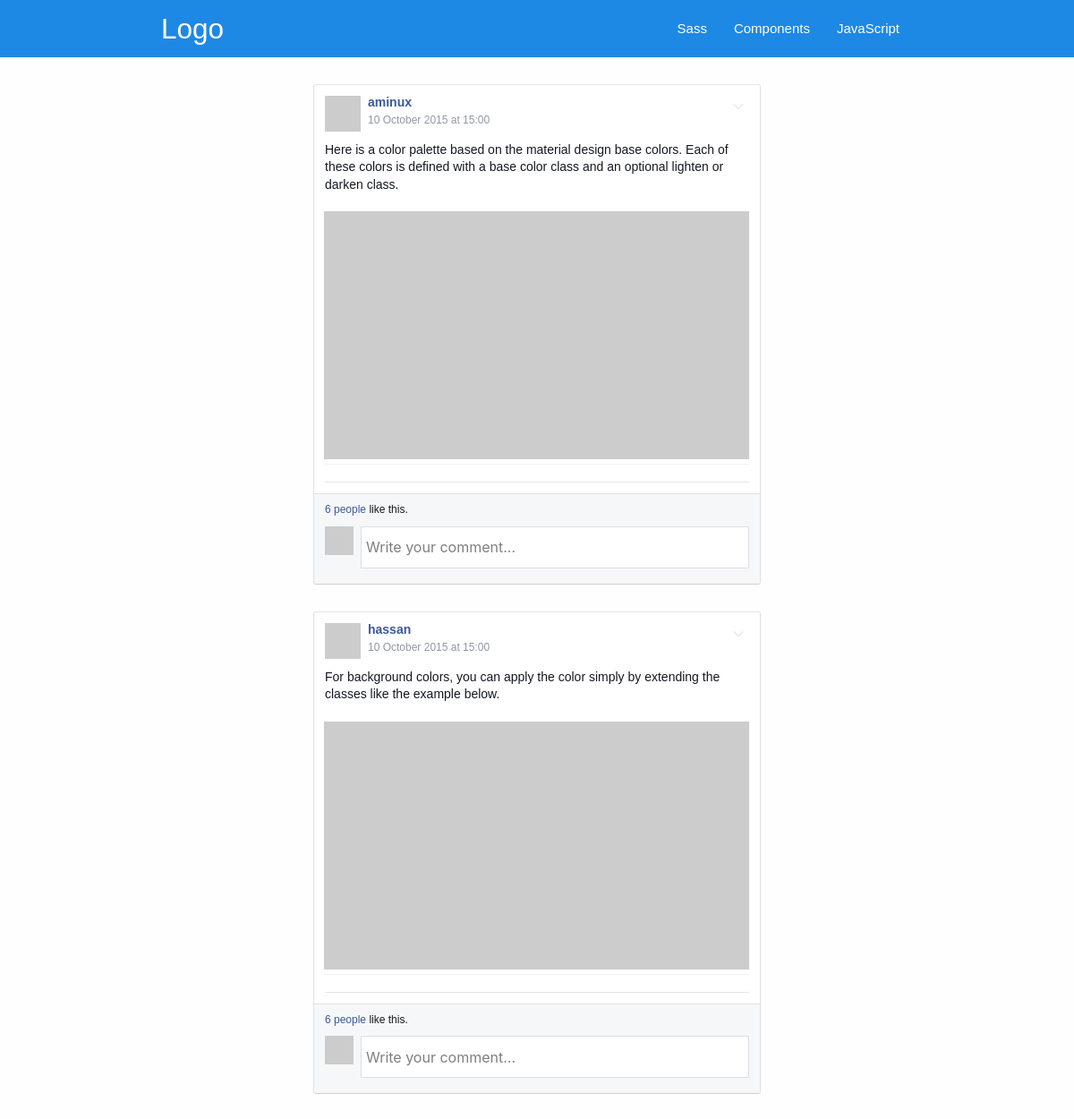
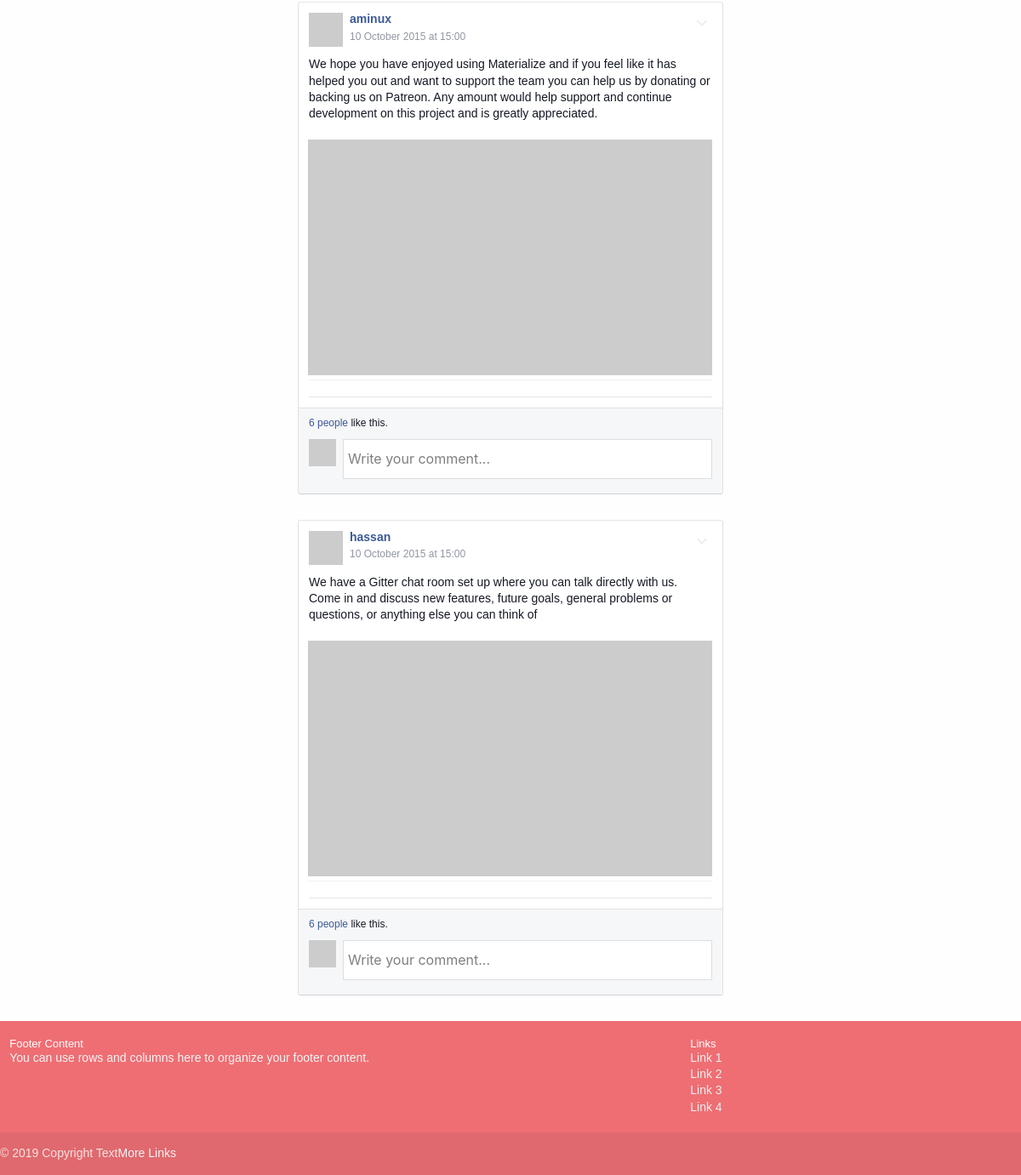
The page /pages/ on the database its author committed (2 pictures, top to bottom).
### pages/models.py (models this page shows)
class Post(models.Model):
    title = models.CharField(max_length=200)
    content = models.TextField()
    date_posted = models.DateTimeField(default=timezone.now)
    author = models.ForeignKey(User, on_delete=models.CASCADE)

### pages/views.py (the view)
# urls.py: path('', views.home, name="home-page"),
def home(request):
    context = {
        'posts': Post.objects.all()  # will loop using the key
    }
    return render(request, 'pages/home.html', context)

### pages/templates/pages/home.html
{% extends 'pages/base.html' %} {% block content %} {% for post in posts%}
<div class="facebook-box">
  <div class="content">
    <div class="right-icon">
      <i class="material-icons">keyboard_arrow_down</i>
    </div>
    <div class="row header">
      <div class="avatar">
        <img src="http://placehold.it/40x40" alt="" />
      </div>
      <div class="name">
        <h5>
          <a href="http://khoipro.com" target="_blank">{{ post.author }}</a>
        </h5>
        <span class="sub">10 October 2015 at 15:00</span>
      </div>
    </div>
    <div class="row text">
    {{post.content}}
    </div>
    <div class="row thumbnail">
      <img src="http://placehold.it/600x350" alt="" />
    </div>
    <hr />
  </div>
  <div class="footer">
    <a href="#">6 people</a> like this.
    <div class="row">
      <div class="small-avatar">
        <img src="http://placehold.it/32x32" alt="" />
      </div>
      <div class="write-comment">
        <input type="text" placeholder="Write your comment..." />
      </div>
    </div>
  </div>
</div>
{%endfor %} {% endblock content %}

### pages/templates/pages/base.html (shortened to what this page needs)
{% load static %}
<!DOCTYPE html>
<html lang="en">
  <head>
    <link
      rel="stylesheet"
      href="https://cdnjs.cloudflare.com/ajax/libs/materialize/1.0.0/css/materialize.min.css"
    />
    <link rel="stylesheet" href="{% static 'pages/css/main.css' %}" />
  </head>
  <body>
    <nav class="z-depth-0">
      <div class="nav-wrapper blue darken-1  ">
        <div class="container ">
          <a href="#" class="brand-logo">Logo</a>
          <ul id="nav-mobile" class="right hide-on-med-and-down">
            <li><a href="sass.html ">Sass</a></li>
            <li><a href="badges.html">Components</a></li>
            <li><a href="collapsible.html">JavaScript</a></li>
          </ul>
        </div>
      </div>
    </nav>
    <div class="uk-container uk-container-small">
      {% block content %} {% endblock content %}
    </div>
    <footer class="page-footer">
      <div class="uk-container uk-container-small">
        <div class="row">
          <div class="col l6 s12">
            <h5 class="white-text">Footer Content</h5>
            <p class="grey-text text-lighten-4">
              You can use rows and columns here to organize your footer content.
            </p>
          </div>
          <div class="col l4 offset-l2 s12">
            <h5 class="white-text">Links</h5>
            <ul>
              <li><a class="grey-text text-lighten-3" href="#!">Link 1</a></li>
              <li><a class="grey-text text-lighten-3" href="#!">Link 2</a></li>
              <li><a class="grey-text text-lighten-3" href="#!">Link 3</a></li>
              <li><a class="grey-text text-lighten-3" href="#!">Link 4</a></li>
            </ul>
          </div>
        </div>
      </div>
      <div class="footer-copyright">
        <div class="uk-container uk-container-small">
          © 2019 Copyright Text
          <a class="grey-text text-lighten-4 right" href="#!">More Links</a>
        </div>
      </div>
    </footer>
  </body>
</html>

### pages/static/pages/css/main.css (style rules this page uses)
* { padding: 0; margin: 0; }
body { font-family: Georgia, 'Times New Roman', Times, serif; line-height: 1.3em; }
body { background: #fefeff; font-family: helvetica, arial, sans-serif; color: #141823; font-size: 14px; line-height: 1.38; }
h1, h2, h3, h4, h5, h6 { font-size: 13px; color: #141823; margin: 0; padding: 0; }
a { color: #3b5998; cursor: pointer; text-decoration: none; }
hr { line-height: 1px; height: 1px; color: rgba(0, 0, 0, 0.1); background: rgba(0, 0, 0, 0.1); border: 0; }
img { width: 100%; }
.facebook-box { width: 500px; margin: 30px auto; background: #fff; border: 1px solid; border-color: #e5e6e9 #dfe0e4 #d0d1d5; border-radius: 3px; }
.facebook-box .right-icon { float: right; width: 24px; height: 24px; color: #eee; cursor: pointer; }
.facebook-box .content { padding: 12px; }
.facebook-box .row.header { max-height: 40px; margin-bottom: 11px; }
.facebook-box .header .avatar { float: left; width: 40px; height: 40px; margin-right: 8px; }
.facebook-box .header .name { width: calc(100% - 40px - 8px); }
.facebook-box .header .name h5 { margin-bottom: 2px; font-weight: 700; font-size: 14px; }
.facebook-box .header .name span { color: #9197a3; font-size: 12px; }
.facebook-box .thumbnail { margin-top: 10px; margin-left: -1px; box-shadow: 0 1px 1px rgba(0, 0, 0, 0.05); }
.facebook-box .footer { border-top: 1px solid #e1e2e3; margin: 0; padding: 9px 12px 7px 12px; font-size: 12px; background-color: #f6f7f8; border-radius: 0 0 3px 3px; color: #141823; overflow: hidden; }
.facebook-box .footer .row { margin-top: 10px; margin-bottom: 2px; overflow: hidden; }
.facebook-box .footer .small-avatar { width: 32px; height: 32px; float: left; margin-right: 8px; }
.facebook-box .footer .write-comment input[type='text'] { background: #fff; border: 1px solid #dcdee3; padding: 0 7px 0px 5px; min-height: 16px; width: calc(100% - 32px - 22px); float: left; }

### pages/static/pages/css/login.css (style rules this page uses)
::placeholder { color: rgb(128, 126, 126); }

### rows shown on the page
Post: author "aminux", content "Here is a color palette based on the material design base colors. Each of these colors is defined with a base color class and an optional lighten or darken class."
Post: author "hassan", content "For background colors, you can apply the color simply by extending the classes like the example below."
Post: author "aminux", content "We hope you have enjoyed using Materialize and if you feel like it has helped you out and want to support the team you can help us by donating or backing us on Patreon. Any amount would help support and continue development on this project and is greatly appreciated."
Post: author "hassan", content "We have a Gitter chat room set up where you can talk directly with us. Come in and discuss new features, future goals, general problems or questions, or anything else you can think of"
